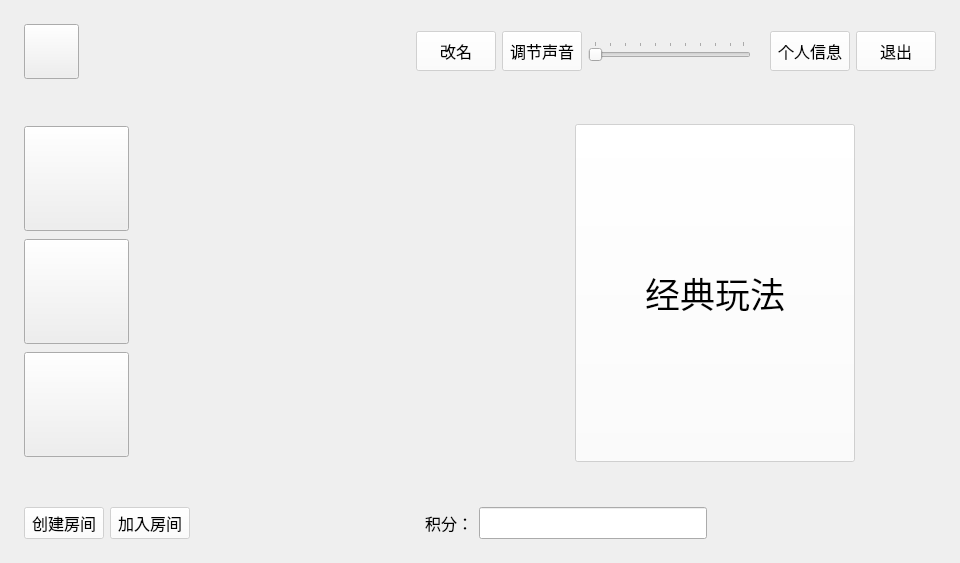
<?xml version="1.0" encoding="UTF-8"?>
<ui version="4.0">
 <class>selectkind</class>
 <widget class="QWidget" name="selectkind">
  <property name="geometry">
   <rect>
    <x>0</x>
    <y>0</y>
    <width>960</width>
    <height>563</height>
   </rect>
  </property>
  <property name="windowTitle">
   <string>Form</string>
  </property>
  <property name="styleSheet">
   <string notr="true">QWidget#selectkind{ border-image: url(:/image/beijingtutui.png);}</string>
  </property>
  <layout class="QGridLayout" name="gridLayout_2" rowstretch="1,9,1">
   <property name="leftMargin">
    <number>15</number>
   </property>
   <property name="topMargin">
    <number>15</number>
   </property>
   <property name="rightMargin">
    <number>15</number>
   </property>
   <property name="bottomMargin">
    <number>15</number>
   </property>
   <property name="horizontalSpacing">
    <number>9</number>
   </property>
   <property name="verticalSpacing">
    <number>27</number>
   </property>
   <item row="0" column="0" colspan="2">
    <widget class="QWidget" name="widget_3" native="true">
     <layout class="QHBoxLayout" name="horizontalLayout" stretch="1,1,1,0,1,1,0,1,1">
      <item>
       <widget class="QPushButton" name="pushButton_tou_1">
        <property name="sizePolicy">
         <sizepolicy hsizetype="Fixed" vsizetype="Fixed">
          <horstretch>0</horstretch>
          <verstretch>0</verstretch>
         </sizepolicy>
        </property>
        <property name="minimumSize">
         <size>
          <width>55</width>
          <height>55</height>
         </size>
        </property>
        <property name="maximumSize">
         <size>
          <width>55</width>
          <height>55</height>
         </size>
        </property>
        <property name="text">
         <string/>
        </property>
       </widget>
      </item>
      <item>
       <widget class="QLabel" name="label_name">
        <property name="minimumSize">
         <size>
          <width>120</width>
          <height>0</height>
         </size>
        </property>
        <property name="styleSheet">
         <string notr="true">font: 14pt ;</string>
        </property>
        <property name="text">
         <string/>
        </property>
       </widget>
      </item>
      <item>
       <spacer name="horizontalSpacer_3">
        <property name="orientation">
         <enum>Qt::Horizontal</enum>
        </property>
        <property name="sizeHint" stdset="0">
         <size>
          <width>40</width>
          <height>20</height>
         </size>
        </property>
       </spacer>
      </item>
      <item>
       <widget class="QPushButton" name="pushButton_10">
        <property name="minimumSize">
         <size>
          <width>0</width>
          <height>40</height>
         </size>
        </property>
        <property name="styleSheet">
         <string notr="true">font: 12pt;
background-color: rgba(255, 255, 255, 150);</string>
        </property>
        <property name="text">
         <string>改名</string>
        </property>
       </widget>
      </item>
      <item>
       <widget class="QPushButton" name="pushButton_4">
        <property name="sizePolicy">
         <sizepolicy hsizetype="Fixed" vsizetype="Fixed">
          <horstretch>0</horstretch>
          <verstretch>0</verstretch>
         </sizepolicy>
        </property>
        <property name="minimumSize">
         <size>
          <width>0</width>
          <height>40</height>
         </size>
        </property>
        <property name="maximumSize">
         <size>
          <width>16777215</width>
          <height>40</height>
         </size>
        </property>
        <property name="styleSheet">
         <string notr="true">font: 12pt;
background-color: rgba(255, 255, 255, 150);</string>
        </property>
        <property name="text">
         <string>调节声音</string>
        </property>
       </widget>
      </item>
      <item>
       <widget class="QSlider" name="horizontalSlider">
        <property name="orientation">
         <enum>Qt::Horizontal</enum>
        </property>
        <property name="tickPosition">
         <enum>QSlider::TicksAbove</enum>
        </property>
       </widget>
      </item>
      <item>
       <widget class="QLabel" name="label">
        <property name="text">
         <string/>
        </property>
       </widget>
      </item>
      <item>
       <widget class="QPushButton" name="pushButton_2">
        <property name="sizePolicy">
         <sizepolicy hsizetype="Fixed" vsizetype="Fixed">
          <horstretch>0</horstretch>
          <verstretch>0</verstretch>
         </sizepolicy>
        </property>
        <property name="minimumSize">
         <size>
          <width>0</width>
          <height>40</height>
         </size>
        </property>
        <property name="styleSheet">
         <string notr="true">font: 12pt;
background-color: rgba(255, 255, 255, 150);</string>
        </property>
        <property name="text">
         <string>个人信息</string>
        </property>
       </widget>
      </item>
      <item>
       <widget class="QPushButton" name="pushButton_3">
        <property name="sizePolicy">
         <sizepolicy hsizetype="Fixed" vsizetype="Fixed">
          <horstretch>0</horstretch>
          <verstretch>0</verstretch>
         </sizepolicy>
        </property>
        <property name="minimumSize">
         <size>
          <width>0</width>
          <height>40</height>
         </size>
        </property>
        <property name="maximumSize">
         <size>
          <width>16777215</width>
          <height>40</height>
         </size>
        </property>
        <property name="styleSheet">
         <string notr="true">font: 12pt;
background-color: rgba(255, 255, 255, 150);</string>
        </property>
        <property name="text">
         <string>退出</string>
        </property>
       </widget>
      </item>
     </layout>
    </widget>
   </item>
   <item row="1" column="0">
    <widget class="QWidget" name="widget" native="true">
     <layout class="QGridLayout" name="gridLayout">
      <item row="0" column="0">
       <widget class="QPushButton" name="pushButton_5">
        <property name="sizePolicy">
         <sizepolicy hsizetype="Minimum" vsizetype="Minimum">
          <horstretch>0</horstretch>
          <verstretch>0</verstretch>
         </sizepolicy>
        </property>
        <property name="minimumSize">
         <size>
          <width>105</width>
          <height>105</height>
         </size>
        </property>
        <property name="maximumSize">
         <size>
          <width>105</width>
          <height>105</height>
         </size>
        </property>
        <property name="styleSheet">
         <string notr="true">border-image: url(:/image/init.jpeg);</string>
        </property>
        <property name="text">
         <string/>
        </property>
       </widget>
      </item>
      <item row="0" column="1">
       <widget class="QLabel" name="label_name_2">
        <property name="styleSheet">
         <string notr="true">font: 14pt ;</string>
        </property>
        <property name="text">
         <string/>
        </property>
       </widget>
      </item>
      <item row="0" column="2">
       <widget class="QLabel" name="label_5">
        <property name="styleSheet">
         <string notr="true">font: 14pt ;</string>
        </property>
        <property name="text">
         <string/>
        </property>
       </widget>
      </item>
      <item row="1" column="0">
       <widget class="QPushButton" name="pushButton_6">
        <property name="sizePolicy">
         <sizepolicy hsizetype="Minimum" vsizetype="Minimum">
          <horstretch>0</horstretch>
          <verstretch>0</verstretch>
         </sizepolicy>
        </property>
        <property name="minimumSize">
         <size>
          <width>105</width>
          <height>105</height>
         </size>
        </property>
        <property name="maximumSize">
         <size>
          <width>105</width>
          <height>105</height>
         </size>
        </property>
        <property name="styleSheet">
         <string notr="true">border-image: url(:/image/init.jpeg);</string>
        </property>
        <property name="text">
         <string/>
        </property>
       </widget>
      </item>
      <item row="1" column="1">
       <widget class="QLabel" name="label_3">
        <property name="styleSheet">
         <string notr="true">font: 14pt ;</string>
        </property>
        <property name="text">
         <string/>
        </property>
       </widget>
      </item>
      <item row="1" column="2">
       <widget class="QLabel" name="label_6">
        <property name="text">
         <string/>
        </property>
       </widget>
      </item>
      <item row="2" column="0">
       <widget class="QPushButton" name="pushButton_7">
        <property name="sizePolicy">
         <sizepolicy hsizetype="Minimum" vsizetype="Minimum">
          <horstretch>0</horstretch>
          <verstretch>0</verstretch>
         </sizepolicy>
        </property>
        <property name="minimumSize">
         <size>
          <width>105</width>
          <height>105</height>
         </size>
        </property>
        <property name="maximumSize">
         <size>
          <width>105</width>
          <height>105</height>
         </size>
        </property>
        <property name="styleSheet">
         <string notr="true">border-image: url(:/image/init.jpeg);</string>
        </property>
        <property name="text">
         <string/>
        </property>
       </widget>
      </item>
      <item row="2" column="1">
       <widget class="QLabel" name="label_4">
        <property name="styleSheet">
         <string notr="true">font: 14pt ;</string>
        </property>
        <property name="text">
         <string/>
        </property>
       </widget>
      </item>
      <item row="2" column="2">
       <widget class="QLabel" name="label_7">
        <property name="text">
         <string/>
        </property>
       </widget>
      </item>
     </layout>
    </widget>
   </item>
   <item row="1" column="1">
    <widget class="QWidget" name="widget_2" native="true">
     <layout class="QHBoxLayout" name="horizontalLayout_3">
      <property name="leftMargin">
       <number>90</number>
      </property>
      <property name="rightMargin">
       <number>90</number>
      </property>
      <item>
       <widget class="QPushButton" name="pushButton">
        <property name="sizePolicy">
         <sizepolicy hsizetype="Minimum" vsizetype="Minimum">
          <horstretch>0</horstretch>
          <verstretch>0</verstretch>
         </sizepolicy>
        </property>
        <property name="styleSheet">
         <string notr="true">font: 26pt;
background-color: rgba(255, 255, 255, 150);</string>
        </property>
        <property name="text">
         <string>经典玩法</string>
        </property>
       </widget>
      </item>
     </layout>
    </widget>
   </item>
   <item row="2" column="0" colspan="2">
    <widget class="QWidget" name="widget_4" native="true">
     <layout class="QHBoxLayout" name="horizontalLayout_2">
      <item>
       <widget class="QPushButton" name="pushButton_8">
        <property name="sizePolicy">
         <sizepolicy hsizetype="Minimum" vsizetype="Minimum">
          <horstretch>0</horstretch>
          <verstretch>0</verstretch>
         </sizepolicy>
        </property>
        <property name="styleSheet">
         <string notr="true">font: 12pt;
background-color: rgba(255, 255, 255, 150);</string>
        </property>
        <property name="text">
         <string>创建房间</string>
        </property>
       </widget>
      </item>
      <item>
       <widget class="QPushButton" name="pushButton_9">
        <property name="sizePolicy">
         <sizepolicy hsizetype="Minimum" vsizetype="Minimum">
          <horstretch>0</horstretch>
          <verstretch>0</verstretch>
         </sizepolicy>
        </property>
        <property name="styleSheet">
         <string notr="true">font: 12pt;
background-color: rgba(255, 255, 255, 150);</string>
        </property>
        <property name="text">
         <string>加入房间</string>
        </property>
       </widget>
      </item>
      <item>
       <spacer name="horizontalSpacer_2">
        <property name="orientation">
         <enum>Qt::Horizontal</enum>
        </property>
        <property name="sizeHint" stdset="0">
         <size>
          <width>40</width>
          <height>20</height>
         </size>
        </property>
       </spacer>
      </item>
      <item>
       <widget class="QLabel" name="label_8">
        <property name="styleSheet">
         <string notr="true">font: 12pt;
</string>
        </property>
        <property name="text">
         <string>积分：</string>
        </property>
       </widget>
      </item>
      <item>
       <widget class="QLineEdit" name="lineEdit">
        <property name="sizePolicy">
         <sizepolicy hsizetype="Expanding" vsizetype="Minimum">
          <horstretch>0</horstretch>
          <verstretch>0</verstretch>
         </sizepolicy>
        </property>
       </widget>
      </item>
      <item>
       <spacer name="horizontalSpacer">
        <property name="orientation">
         <enum>Qt::Horizontal</enum>
        </property>
        <property name="sizeHint" stdset="0">
         <size>
          <width>40</width>
          <height>20</height>
         </size>
        </property>
       </spacer>
      </item>
     </layout>
    </widget>
   </item>
  </layout>
 </widget>
 <resources/>
 <connections/>
</ui>
